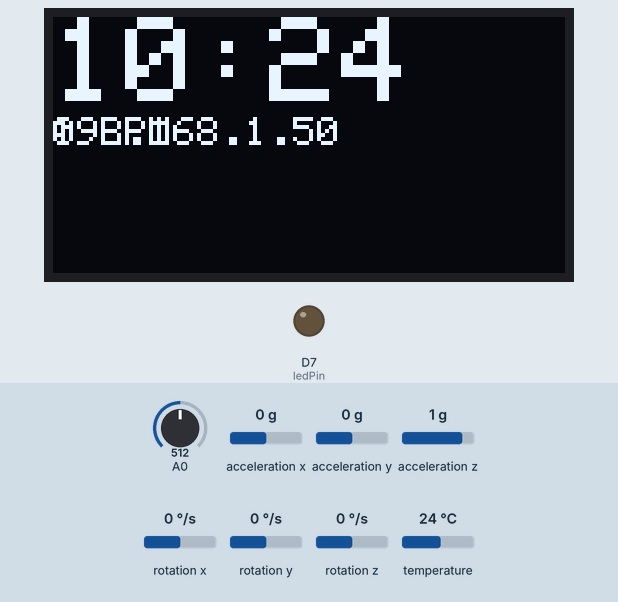
Bench run of a sketch on a simulated ESP8266 (NodeMCU). Shown: 128×64 one-colour display, output pins drawn as LEDs (lit = HIGH). Wiring (inferred from the names in the program): MPU-6050 motion sensor at I2C address 0x68. The test bench sets the inputs (shaded band); at power-on: acceleration y 0 g, A0 = 512, acceleration x 0 g, acceleration z 1 g, rotation x 0 °/s, rotation y 0 °/s, rotation z 0 °/s, temperature 24 °C. WiFi joins after 1.5 s; servers stay silent unless stated; the local clock reads 2024-03-15 10:24:30 at power-on unless the sketch sets it; EEPROM starts erased; what the sketch prints to the serial monitor is not drawn.

Above: at 2.9 s.
3.0 s: acceleration y set to -1.4 g
Timing chart, 0 to 6.0 s (numbered marks = the images above; inputs shaded):
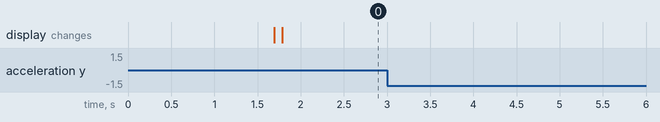

The sketch:

MASA_2.0.ino
```cpp
#include <ESP8266WiFi.h>
#include <SoftwareSerial.h>
#include <ESP8266WiFi.h>
#include <FirebaseArduino.h>
#include <ESP8266WebServer.h>
#include <EEPROM.h>
#include <time.h>
#include <SPI.h>
#include <PubSubClient.h>
#include <SimpleTimer.h>
#include <Wire.h>
#include <OneWire.h>
#include <Adafruit_GFX.h>
#include <Adafruit_SSD1306.h>
#include <DallasTemperature.h>
#define UpperThreshold 550
#define LowerThreshold 500
#define OLED_RESET LED_BUILTIN
Adafruit_SSD1306 display(OLED_RESET);


// Set these to run example.
#define FIREBASE_HOST "my-project-904f6.firebaseio.com"
#define FIREBASE_AUTH "THHXx8RUuc2YyMR7pJXoJGckZui0Fqw9gaw7uJfj"
#define WIFI_SSID "UUMWiFi_Guest"
#define WIFI_PASSWORD ""


int ledPin = 13;
int x=0;
int heartvalue=0;
int LastTime=0;
bool BPMTiming=false;
bool BeatComplete=false;
int BPM=0;
int timezone = 7 * 3600;
int dst = 0;
int stoptime=0;
String content;
int statusCode;
const char * mqtt_server = "192.168.43.8";
ESP8266WebServer server(80);
WiFiClient espClient;
PubSubClient client (espClient);
String ssid = "";
String passphrase = "";

// Variables for accelerometer
const int MPU_addr=0x68;
int16_t AcX, AcY, AcZ, TmP,GyX,GyY,GyZ;
float AcX_calc, AcY_calc, AcZ_calc;

// pin setup
//const uint8_t heartPin = A0;
const uint8_t scl = D6; //gyro
const uint8_t sda = D7; //gryo
#define ONE_WIRE_BUS D5 //temperature
OneWire oneWire(ONE_WIRE_BUS);
DallasTemperature sensors(&oneWire);

// Data used to concatenate and publish to mqtt
String bpmString;
String temperature;
String fallingCondition;


// write wifi info to EEPROM
void writeData(String s, String p) {
  Serial.println("Writing to EEPROM...");
  String ssid = "Rekhaton@unifi2";
  String wifipass = "266266266";

  for (int i = 0; i < 20; ++i) {
    EEPROM.write(i, ssid[i]);
  }
  for (int i = 20; i < 40; ++i) {
    EEPROM.write(i, wifipass[i - 20]);
  }
  EEPROM.commit();
  Serial.println("Write successful...");
}

// read wifi info to EEPROM
void readData() {
  for (int i = 0; i < 20; ++i) {
    ssid += char(EEPROM.read(i));
  }
  for (int i = 20; i < 40; ++i) {
    passphrase += char(EEPROM.read(i));
  }
  Serial.println("Reading EEPROM");
  Serial.println("wifi ssid: " + ssid);
  Serial.println("wifi password: " + passphrase);
}

// check  accelerometer value to determine if target is fallen
void check_imu(){
  readIMU();
  Serial.print("AcX: "); Serial.print(AcX); Serial.print("g | AcY: "); Serial.print(AcY); Serial.print("g | AcZ: "); Serial.print(AcZ);
  Serial.println("g");
  if(abs(AcX_calc)> 17000 || abs(AcY)> 17000|| abs(AcZ) > 17000){
    Serial.println("Fall detected");
    fallingCondition = "1"; // fallen
   // lastTime = millis();
  } else {
    fallingCondition = "0"; // not fallen
  }
  delay(500);
}

// read signal data from MPU6050
void readIMU(){
  Wire.beginTransmission(MPU_addr);
  Wire.write(0x3B);  // starting with register 0x3B (ACCEL_XOUT_H)
  Wire.endTransmission(false);
  Wire.requestFrom(MPU_addr,14,true);  // request a total of 14 registers
  AcX=Wire.read()<<8|Wire.read();  // 0x3B (ACCEL_XOUT_H) & 0x3C (ACCEL_XOUT_L)
  AcY=Wire.read()<<8|Wire.read();  // 0x3D (ACCEL_YOUT_H) & 0x3E (ACCEL_YOUT_L)
  AcZ=Wire.read()<<8|Wire.read();  // 0x3F (ACCEL_ZOUT_H) & 0x40 (ACCEL_ZOUT_L)
  TmP=Wire.read()<<8|Wire.read();  // 0x41 (TEMP_OUT_H) & 0x42 (TEMP_OUT_L)
  GyX=Wire.read()<<8|Wire.read();  // 0x43 (GYRO_XOUT_H) & 0x44 (GYRO_XOUT_L)
  GyY=Wire.read()<<8|Wire.read();  // 0x45 (GYRO_YOUT_H) & 0x46 (GYRO_YOUT_L)
  GyZ=Wire.read()<<8|Wire.read();  // 0x47 (GYRO_ZOUT_H) & 0x48 (GYRO_ZOUT_L)
}

// connect to mqtt and publish sensor data
void connectMqtt(){


  check_imu(); // operations for accelerometer
  getTemp(); // operations for temperature

  String combinedString = fallingCondition + ", " +BPM +", " +temperature;

  Firebase.setString("data", combinedString);
    // handle error
    if (Firebase.failed()) {
      Serial.print("setting /message failed:");
      Serial.println(Firebase.error());
      return;
    }
    delay(1000);
  Serial.println(combinedString);

}

void getTemp(){
  sensors.requestTemperatures();

  temperature = sensors.getTempCByIndex(0);
  Serial.print("Celsius temperature: ");
  Serial.println(temperature);
}


// reconnect to mqtt server
void recon_Mqtt(){
  // Loop until we're reconencted
  while(!client.connected()){
    Serial.print("Attempting MQTT connection...");
    // Attempt to connect
    if (client.connect(("ESP8266Client"))){
      Serial.println("connected");
    } else {
      Serial.print("Failed, rc = ");
      Serial.print(client.state());
      Serial.println(" try again in 5 seconds...");
      delay(3000);
    }
  }
}

void setup() {
  Serial.begin(9600);
  delay(10);
  EEPROM.begin(512);
  readData();

  // The modification part starsts here
  Serial.print("Connecting to ");
  Serial.println(WIFI_SSID);
  WiFi.begin(WIFI_SSID, NULL);
  while (WiFi.status() != WL_CONNECTED) {
    delay(500);
    Serial.print(".");
  }
  Serial.println("");
  Serial.println("WiFi connected");
  Serial.println("IP address: ");
  Serial.println(WiFi.localIP());
  Serial.print("Netmask: ");
  Serial.println(WiFi.subnetMask());
  Serial.print("Gateway: ");
  Serial.println(WiFi.gatewayIP());
  Firebase.begin(FIREBASE_HOST, FIREBASE_AUTH);
  // ends here


  // if wifi is ok then attempt mqtt, if wifi not ok then open open AP mode
  if (testWifi()) {
    timedisplay();

    // begin accelerometer
    showtime();
    sensors.begin();
    Wire.begin(sda, scl);
    Wire.beginTransmission(MPU_addr);
    Wire.write(0x6B);
    Wire.write(0);
    Wire.endTransmission(true);
    return;
  }
}

bool testWifi() {
  WiFi.begin(ssid.c_str(),passphrase.c_str());
  int c = 0;
  Serial.println("Waiting for Wifi to connect");
  WiFi.mode(WIFI_STA);
  while ( c < 20 ) {
    if (WiFi.status()== WL_CONNECTED) {
      Serial.print(WiFi.localIP());
      return true;
    }
    delay(500);
    Serial.print(WiFi.status());
    c++;
  }
  Serial.println("AP Mode");
  return false;
}

void launchWeb(int webtype) {
  createWebServer(webtype);
}

void timedisplay(){
  display.begin(SSD1306_SWITCHCAPVCC, 0x78>>1);

  // Clear the buffer.
  display.clearDisplay();
  pinMode(ledPin,OUTPUT);
  digitalWrite(ledPin,LOW);
  //display.setTextSize(2);
  display.setTextColor(WHITE);

  display.setCursor(0,0);
  // Clear the buffer.
  display.clearDisplay();
  display.display();
  //display.setCursor(0,0);
  configTime(timezone, dst, "pool.ntp.org","time.nist.gov");

  while(!time(nullptr)){
     Serial.print("*");
     delay(1000);
  }

 // display.display();
  //display.println("");
  //display.print(WiFi.localIP() );
  //display.display();
}


void createWebServer(int webtype)
{
  if ( webtype == 0 ) {
    server.on("/", []() {
      String stip;
      for (int i = 0; i < 13; ++i) {
        stip += char(EEPROM.read(i));
      }
      content = "<!DOCTYPE HTML>\r\n<html>WIFI Mode<br>";
      content += "</p><form method ='get' action = 'setting'><label>SSID: ";
      content += "</label><br><input name='ssid' length=32><br><br>";
      content += "<label>Passphrase: </label><br><input name='passphrase'";
      content += "length=32><br><br><input type='submit'></form>";
      content += "</html>";
      server.send(200, "text/html", content);
    });
    server.on("/setting", []() {
      String stip = server.arg("ip");
      if (stip.length() > 0 ) {
        for (int i = 0; i < 13; ++i) {
          EEPROM.write(i, 0); //clearing
        }
        EEPROM.commit();

        for (int i = 0; i < 13 ; ++i){
          EEPROM.write(i, stip[i]);
        }
        EEPROM.commit();

        content = "{\"Success\":\"saved to eeprom... reset to boot into new wifi\"}";
        statusCode = 200;
      } else {
        content = "{\"Error\":\"404 not found\"}";
        statusCode = 404;
        Serial.println("Sending 404");
      }
      server.send(statusCode, "application/json", content);
    });

    server.on("/clear", []() { //x.x.x.x/setting?clear
      String qsid = server.arg("ssid");
      for (int i = 0; i < 13; ++i) { //192
        EEPROM.write(i, 0);
      }
      EEPROM.commit();
      content = "<!DOCTYPE HTML>\r\n<html>";
      content += "<p>EEPROM ERASED. RESET DEVICE</p></html>";
      server.send(200, "text/html", content);
    });
  }
  if (webtype == 1) {
    server.begin();
    server.on("/", []() {
      content = "<!DOCTYPE HTML>\r\n<html>AP Mode<br>";
      content += "</p><form method ='get' action = 'setting'><label>SSID: ";
      content += "</label><br><input name='ssid' length=32><br><br>";
      content += "<label>Passphrase: </label><br><input name='passphrase'";
      content += "length=32><br><br><input type='submit'></form>";
      content += "</html>";
      server.send(200, "text/html", content);
    });
    server.on("/setting", []() {
      ssid = server.arg("ssid");
      passphrase = server.arg("passphrase");
      writeData(ssid, passphrase);
      content = "Success.Please reboot to take effect";
      server.send(200, "text/html", content);
    });
  }
}

void showtime(){
time_t now = time(nullptr);
  struct tm* p_tm = localtime(&now);


  Serial.print(p_tm->tm_mday);
  Serial.print("/");
  Serial.print(p_tm->tm_mon + 1);
  Serial.print("/");
  Serial.print(p_tm->tm_year + 1900);

  Serial.print(" ");

  Serial.print(p_tm->tm_hour);
  Serial.print(":");
  Serial.print(p_tm->tm_min);
  Serial.print(":");
Serial.println(p_tm->tm_sec);
  // Clear the buffer.
  display.clearDisplay();
 display.display();

//  display.setTextColor(WHITE);
  display.setTextSize(3);
  display.setCursor(0,0);
  display.print(p_tm->tm_hour);
  display.print(":");
  if( p_tm->tm_min <10)
  display.print("0");
  display.print(p_tm->tm_min);
   display.setTextSize(1);
  display.setCursor(0,25);
  display.println(WiFi.localIP());
  display.display();
}

void loop() {
  if (WiFi.status()== WL_CONNECTED) {
    int heartvalue=analogRead(A0);

    // calc

    if(heartvalue>UpperThreshold){
      if(BeatComplete){
        BPM=millis()-LastTime;
        BPM=int(60/(float(BPM)/1000)) +60 ;
        bpmString = String(BPM);
        BPMTiming=false;
        BeatComplete=false;
      }
      if(BPMTiming==false){
        LastTime=millis();
        BPMTiming=true;
      }
    }

    if((heartvalue<LowerThreshold)&(BPMTiming))
      BeatComplete=true;

    // display bpm
    display.writeFillRect(0,50,128,16,BLACK);
    display.setCursor(0,25);
    display.print(BPM);
    display.println(" BPM");
    Serial.print("BPM is: ");
    Serial.print(BPM);
    display.display();

    connectMqtt(); // connect to mqtt and send data
  }
  else{
    server.handleClient();
  }
}
```

Measured:
- after the input at 3.0 s, every drawn part: stays the same
